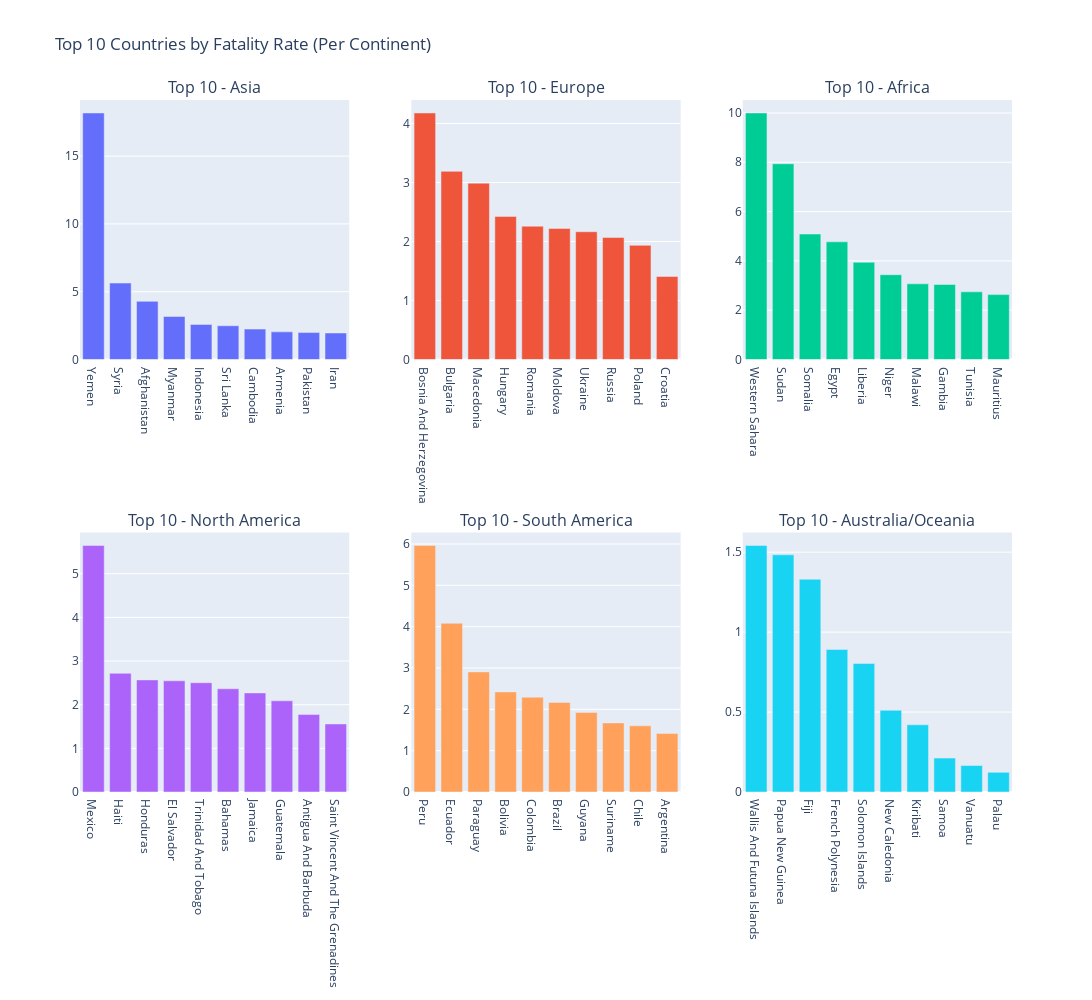

Here is the notebook cell this chart was saved with:
### Code cell
# to make it 6 in 1 plot HAHAHAHA BRUH
fig = make_subplots(
    rows=2, cols=3, 
    subplot_titles=["Top 10 - Asia", "Top 10 - Europe", "Top 10 - Africa", 
                    "Top 10 - North America", "Top 10 - South America", "Top 10 - Australia/Oceania"]
)

def add_bar_chart(data, row, col, name):
    top_10 = data.head(10) 
    fig.add_trace(go.Bar(x=top_10["country"], y=top_10["death_rate"], name=name), row=row, col=col)

# add_bar_chart(data, row, col, name)
add_bar_chart(sorted_summary_asia, 1, 1, "Asia")
add_bar_chart(sorted_summary_europe, 1, 2, "Europe")
add_bar_chart(sorted_summary_africa, 1, 3, "Africa")
add_bar_chart(sorted_summary_na, 2, 1, "North America")
add_bar_chart(sorted_summary_sa, 2, 2, "South America")
add_bar_chart(sorted_summary_au, 2, 3, "Australia/Oceania")

# Update layout
fig.update_layout(
    title_text="Top 10 Countries by Fatality Rate (Per Continent)",
    height=1000, width=1400,
    showlegend=False
)

# Show the figure
fig.show()

### Figure 1 — Plotly figure (JSON) as saved in the notebook; plotly's stock layout.template omitted (floating-point values rounded to 4 significant figures)
{"data": [{"name": "Asia", "type": "bar", "x": ["Yemen", "Syria", "Afghanistan", "Myanmar", "Indonesia", "Sri Lanka", "Cambodia", "Armenia", "Pakistan", "Iran"], "xaxis": "x", "y": [18.18, 5.638, 4.29, 3.17, 2.586, 2.488, 2.243, 2.039, 1.986, 1.954], "yaxis": "y"}, {"name": "Europe", "type": "bar", "x": ["Bosnia And Herzegovina", "Bulgaria", "Macedonia", "Hungary", "Romania", "Moldova", "Ukraine", "Russia", "Poland", "Croatia"], "xaxis": "x2", "y": [4.179, 3.189, 2.99, 2.426, 2.26, 2.222, 2.166, 2.068, 1.936, 1.408], "yaxis": "y2"}, {"name": "Africa", "type": "bar", "x": ["Western Sahara", "Sudan", "Somalia", "Egypt", "Liberia", "Niger", "Malawi", "Gambia", "Tunisia", "Mauritius"], "xaxis": "x3", "y": [10.0, 7.941, 5.091, 4.773, 3.946, 3.439, 3.069, 3.042, 2.744, 2.632], "yaxis": "y3"}, {"name": "North America", "type": "bar", "x": ["Mexico", "Haiti", "Honduras", "El Salvador", "Trinidad And Tobago", "Bahamas", "Jamaica", "Guatemala", "Antigua And Barbuda", "Saint Vincent And The Grenadines"], "xaxis": "x4", "y": [5.647, 2.719, 2.567, 2.547, 2.503, 2.365, 2.269, 2.089, 1.774, 1.559], "yaxis": "y4"}, {"name": "South America", "type": "bar", "x": ["Peru", "Ecuador", "Paraguay", "Bolivia", "Colombia", "Brazil", "Guyana", "Suriname", "Chile", "Argentina"], "xaxis": "x5", "y": [5.964, 4.082, 2.905, 2.422, 2.294, 2.167, 1.925, 1.671, 1.601, 1.414], "yaxis": "y5"}, {"name": "Australia/Oceania", "type": "bar", "x": ["Wallis And Futuna Islands", "Papua New Guinea", "Fiji", "French Polynesia", "Solomon Islands", "New Caledonia", "Kiribati", "Samoa", "Vanuatu", "Palau"], "xaxis": "x6", "y": [1.542, 1.484, 1.331, 0.8912, 0.8033, 0.5111, 0.4203, 0.2121, 0.1655, 0.123], "yaxis": "y6"}], "layout": {"annotations": [{"font": {"size": 16}, "showarrow": false, "text": "Top 10 - Asia", "x": 0.1444, "xanchor": "center", "xref": "paper", "y": 1, "yanchor": "bottom", "yref": "paper"}, {"font": {"size": 16}, "showarrow": false, "text": "Top 10 - Europe", "x": 0.5, "xanchor": "center", "xref": "paper", "y": 1, "yanchor": "bottom", "yref": "paper"}, {"font": {"size": 16}, "showarrow": false, "text": "Top 10 - Africa", "x": 0.8556, "xanchor": "center", "xref": "paper", "y": 1, "yanchor": "bottom", "yref": "paper"}, {"font": {"size": 16}, "showarrow": false, "text": "Top 10 - North America", "x": 0.1444, "xanchor": "center", "xref": "paper", "y": 0.375, "yanchor": "bottom", "yref": "paper"}, {"font": {"size": 16}, "showarrow": false, "text": "Top 10 - South America", "x": 0.5, "xanchor": "center", "xref": "paper", "y": 0.375, "yanchor": "bottom", "yref": "paper"}, {"font": {"size": 16}, "showarrow": false, "text": "Top 10 - Australia/Oceania", "x": 0.8556, "xanchor": "center", "xref": "paper", "y": 0.375, "yanchor": "bottom", "yref": "paper"}], "height": 1000, "showlegend": false, "title": {"text": "Top 10 Countries by Fatality Rate (Per Continent)"}, "width": 1400, "xaxis": {"anchor": "y", "domain": [0, 0.2889]}, "xaxis2": {"anchor": "y2", "domain": [0.3556, 0.6444]}, "xaxis3": {"anchor": "y3", "domain": [0.7111, 1]}, "xaxis4": {"anchor": "y4", "domain": [0, 0.2889]}, "xaxis5": {"anchor": "y5", "domain": [0.3556, 0.6444]}, "xaxis6": {"anchor": "y6", "domain": [0.7111, 1]}, "yaxis": {"anchor": "x", "domain": [0.625, 1]}, "yaxis2": {"anchor": "x2", "domain": [0.625, 1]}, "yaxis3": {"anchor": "x3", "domain": [0.625, 1]}, "yaxis4": {"anchor": "x4", "domain": [0, 0.375]}, "yaxis5": {"anchor": "x5", "domain": [0, 0.375]}, "yaxis6": {"anchor": "x6", "domain": [0, 0.375]}}}
